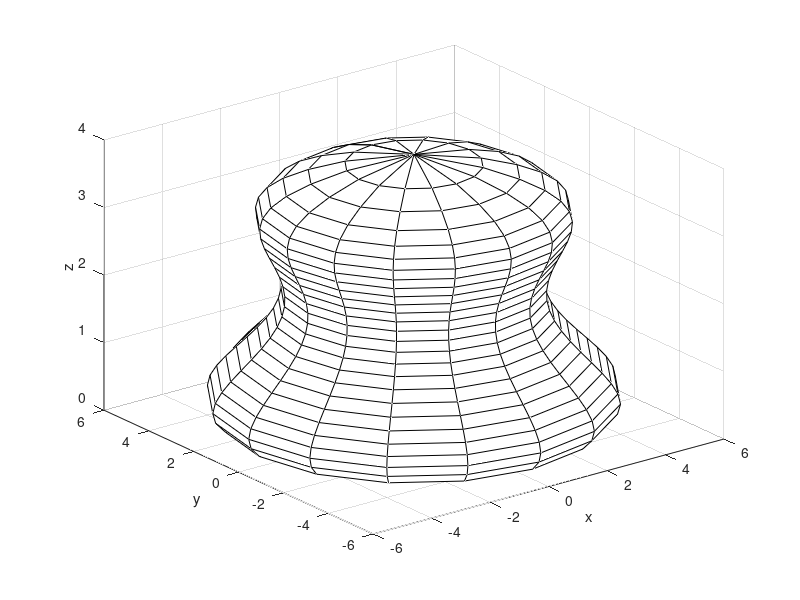
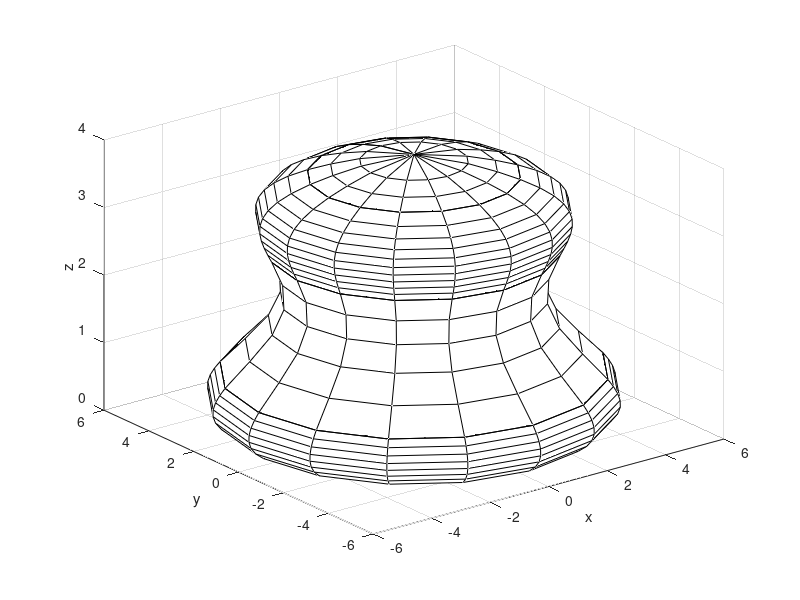

Reproduce these figures in MATLAB, in order.
% DEMO: Ukazka nerovnomerne polygonizace

% (c) 2021 Pavel Rajmic, UTKO FEKT VUT v Brne

clear all
close all

%% Priprava krivky, ktera bude jakoby rotovat a vytvori objekt
t = 1:0.01:5;
% vygenerovano z predepsanych bodu pomoci https://mycurvefit.com/
r = @(h) -10.43955 + 29.70587*(h+1) - 18.85184*(h+1).^2 + 4.756095*(h+1).^3 - 0.4172748*(h+1).^4;
t = t - 1; % posun do nuly
krivka = r(t);
krivka = krivka - min(krivka); % posun do nuly
% plot(z,krivka)


%% Kompletni neadaptivni sit
uhel = linspace(0,1,17); %normalizovany
vyska = linspace(0,1,28); %normalizovana

[Mesh_uhly, Mesh_vyska] = meshgrid(uhel*2*pi, vyska*max(t));
X = r(Mesh_vyska) .* sin(Mesh_uhly);
Y = r(Mesh_vyska) .* cos(Mesh_uhly);
Z = Mesh_vyska;

%korekce nepresneho vyjadreni funkce h (dole)
l0 = (Mesh_vyska == 0);
X(l0) = 0;
Y(l0) = 0;

%korekce nepresneho vyjadreni funkce h (nahore)
l1 = (Mesh_vyska == max(t));
X(l1) = 0;
Y(l1) = 0;

% Vykresleni
figure
handle = mesh(X,Y,Z);  % vykresleni site
set(handle,'EdgeColor',[0 0 0]);
xlabel('x')
ylabel('y')
zlabel('z')
% % view(40,15)
% % axis tight


%% Adaptivni vykresleni
figure
%% Pas c. 1 k vykreseleni
uhel = linspace(0,1,17); %normalizovany
vyska = linspace(0,.2,9); %normalizovana

[Mesh_uhly, Mesh_vyska] = meshgrid(uhel*2*pi, vyska*max(t));
X = r(Mesh_vyska) .* sin(Mesh_uhly);
Y = r(Mesh_vyska) .* cos(Mesh_uhly);
Z = Mesh_vyska;

%korekce nepresneho vyjadreni funkce h (dole)
l0 = (Mesh_vyska == 0);
X(l0) = 0;
Y(l0) = 0;

% Vykresleni
handle = mesh(X,Y,Z);  % vykresleni site
set(handle,'EdgeColor',[0 0 0]);
xlabel('x')
ylabel('y')
zlabel('z')
hold on

%% Pas c. 2 k vykreseleni
uhel = linspace(0,1,17); %normalizovany
vyska = linspace(.2,1.3/2,6); %normalizovana

[Mesh_uhly, Mesh_vyska] = meshgrid(uhel*2*pi, vyska*max(t));
X = r(Mesh_vyska) .* sin(Mesh_uhly);
Y = r(Mesh_vyska) .* cos(Mesh_uhly);
Z = Mesh_vyska;

% Vykresleni
handle = mesh(X,Y,Z);  % vykresleni site
set(handle,'EdgeColor',[0 0 0]);

%% Pas c. 3 k vykreseleni
uhel = linspace(0,1,17); %normalizovany
vyska = linspace(1.3/2,3.7/4,11); %normalizovana

[Mesh_uhly, Mesh_vyska] = meshgrid(uhel*2*pi, vyska*max(t));
X = r(Mesh_vyska) .* sin(Mesh_uhly);
Y = r(Mesh_vyska) .* cos(Mesh_uhly);
Z = Mesh_vyska;

% Vykresleni
handle = mesh(X,Y,Z);  % vykresleni site
set(handle,'EdgeColor',[0 0 0]);

%% Pas c. 4 k vykreseleni
uhel = linspace(0,1,17); %normalizovany
vyska = linspace(3.7/4,1,4); %normalizovana

[Mesh_uhly, Mesh_vyska] = meshgrid(uhel*2*pi, vyska*max(t));
X = r(Mesh_vyska) .* sin(Mesh_uhly);
Y = r(Mesh_vyska) .* cos(Mesh_uhly);
Z = Mesh_vyska;

%korekce nepresneho vyjadreni funkce h (nahore)
l1 = (Mesh_vyska == max(t));
X(l1) = 0;
Y(l1) = 0;

% Vykresleni
handle = mesh(X,Y,Z);  % vykresleni site
set(handle,'EdgeColor',[0 0 0]);

